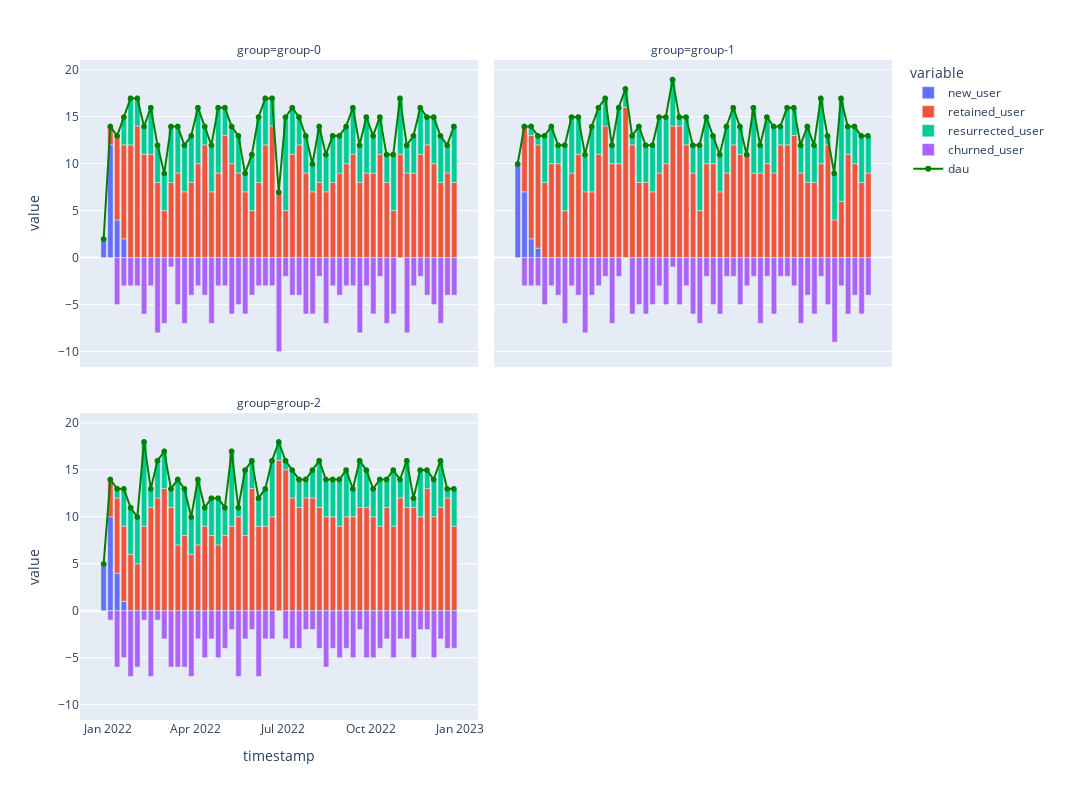
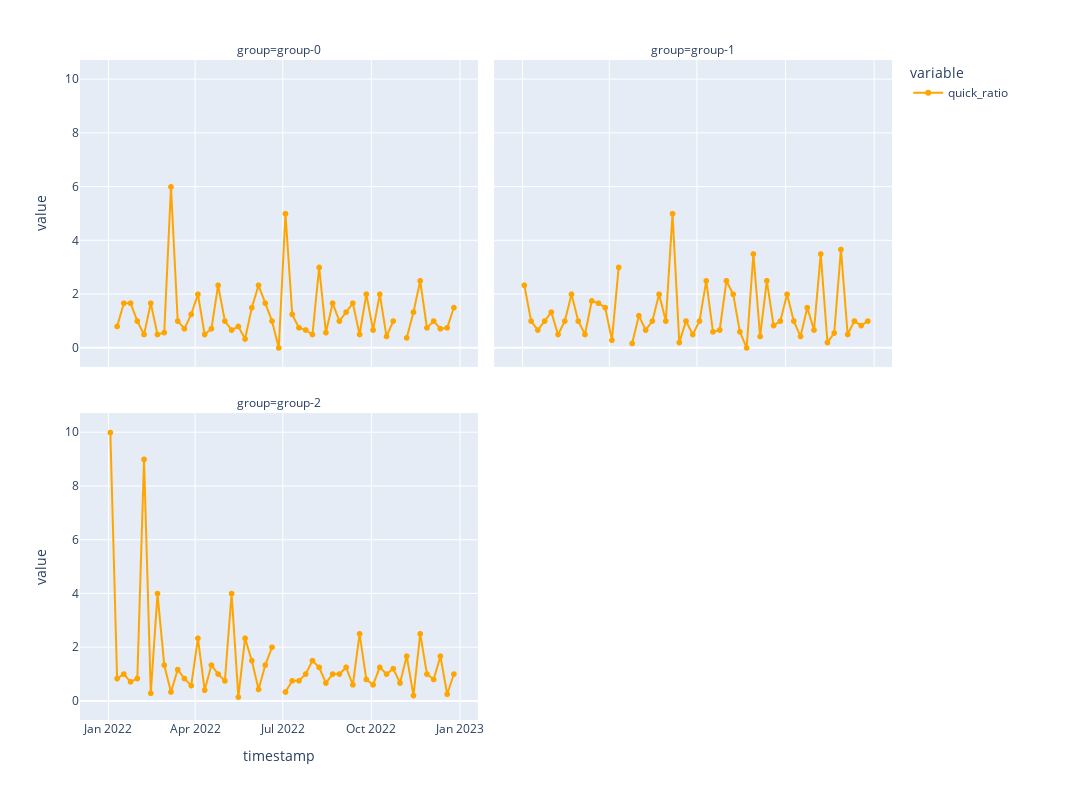
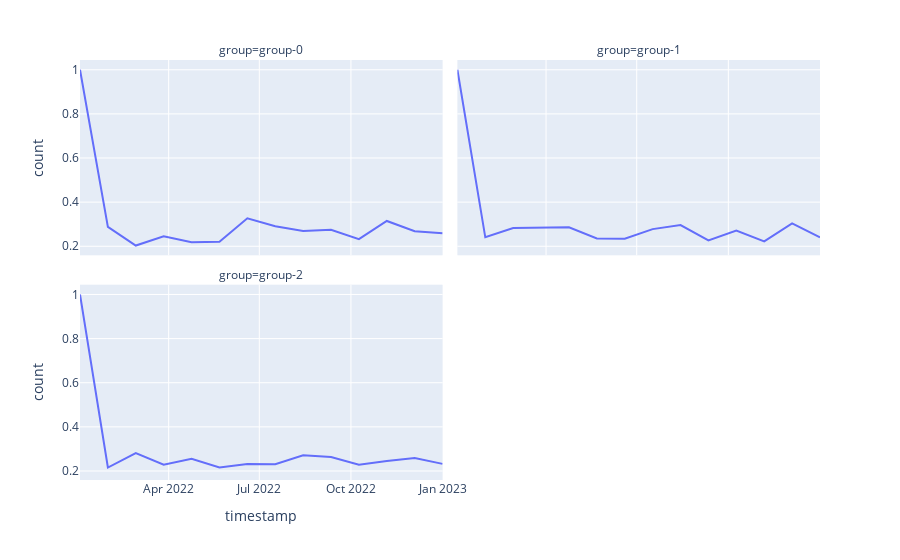

Write notebook code for charts like these, in order.
### Markdown cell above
# Quick Ratio

### Code cell
new = (
    create_matrix_username_columns(df, COL_GROUP)
    .assign(
        dau=create_matrix_username_columns(df, COL_GROUP).sum(axis=1),
        new_user=get_new_user(df, COL_GROUP),
        retained_user=get_retained_user(df, COL_GROUP),
        churned_user=get_churned_user(df, COL_GROUP),
        continuous_churned_user=get_continuous_churned_user(df, COL_GROUP),
        resurrected_user=get_resurrected_user(df, COL_GROUP),
    )
    .fillna(0)
)

new["total"] = (
    new.new_user
    + new.retained_user
    + new.resurrected_user
    + new.churned_user
    + new.continuous_churned_user
)
new["check"] = new.dau == new.new_user + new.retained_user + new.resurrected_user

## Plot
new["quick_ratio"] = (new.new_user + new.resurrected_user) / new.churned_user
new["churned_user"] = -new["churned_user"]
new["continuous_churned_user"] = -new["continuous_churned_user"]
# display(new[new.total != num_users])

# WebGL mode
fig_dau = go.Scattergl(
    x=new.index,
    y=new["dau"],
    name="dau",
    mode="lines+markers",
)

fig_quick_ratio = go.Scattergl(
    x=new.index,
    y=new["quick_ratio"],
    name="quick_ratio",
    mode="lines+markers",
)

facet_col_args = {"facet_col": "group", "facet_col_wrap": 2}
commomn_layout = {
    "width": 1200,
    "height": 800,
    "margin": {"r": 200},
}
fig = (
    px.bar(
        new.reset_index(),
        x="timestamp",
        y=["new_user", "retained_user", "resurrected_user", "churned_user"],
        **facet_col_args
    )
).update_layout(**commomn_layout)
fig_dau = px.line(
    new.reset_index(),
    x="timestamp",
    y=["dau"],
    markers=True,
    render_mode="webgl",
    **facet_col_args
).update_traces(line_color="green")
fig.add_traces(fig_dau.data)
fig.show()

fig_quick_ratio = (
    px.line(
        new.reset_index(),
        x="timestamp",
        y=["quick_ratio"],
        markers=True,
        render_mode="webgl",
        **facet_col_args
    ).update_traces(line_color="orange")
).update_layout(**commomn_layout)
fig_quick_ratio.show()

fig_auau = px.line(
    get_au1_au2(df, COL_GROUP, "W", "4W").reset_index(),
    x="timestamp",
    y="count",
    **facet_col_args
)
fig_auau.show()
